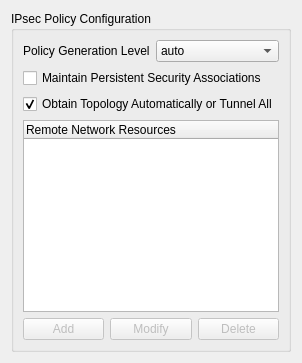
     <widget class="QWidget" name="tabPolicy" >
      <attribute name="title" >
       <string>Policy</string>
      </attribute>
      <layout class="QVBoxLayout" >
       <item>
        <widget class="QGroupBox" name="groupBoxPolicy" >
         <property name="title" >
          <string>IPsec Policy Configuration</string>
         </property>
         <layout class="QVBoxLayout" name="verticalLayout" >
          <item>
           <layout class="QHBoxLayout" name="horizontalLayout" >
            <item>
             <widget class="QLabel" name="textLabelPolicyLevel" >
              <property name="text" >
               <string>Policy Generation Level</string>
              </property>
              <property name="wordWrap" >
               <bool>false</bool>
              </property>
             </widget>
            </item>
            <item>
             <widget class="QComboBox" name="comboBoxPolicyLevel" >
              <item>
               <property name="text" >
                <string>auto</string>
               </property>
              </item>
              <item>
               <property name="text" >
                <string>require</string>
               </property>
              </item>
              <item>
               <property name="text" >
                <string>unique</string>
               </property>
              </item>
              <item>
               <property name="text" >
                <string>shared</string>
               </property>
              </item>
             </widget>
            </item>
           </layout>
          </item>
          <item>
           <widget class="QCheckBox" name="checkBoxPolicyNailed" >
            <property name="text" >
             <string>Maintain Persistent Security Associations</string>
            </property>
            <property name="checked" >
             <bool>false</bool>
            </property>
            <property name="autoRepeat" >
             <bool>false</bool>
            </property>
           </widget>
          </item>
          <item>
           <widget class="QCheckBox" name="checkBoxPolicyAuto" >
            <property name="text" >
             <string>Obtain Topology Automatically or Tunnel All</string>
            </property>
            <property name="checked" >
             <bool>true</bool>
            </property>
            <property name="autoRepeat" >
             <bool>false</bool>
            </property>
           </widget>
          </item>
          <item>
           <widget class="QTreeWidget" name="treeWidgetPolicies" >
            <column>
             <property name="text" >
              <string>Remote Network Resources</string>
             </property>
            </column>
           </widget>
          </item>
          <item>
           <layout class="QHBoxLayout" >
            <item>
             <widget class="QPushButton" name="pushButtonPolicyAdd" >
              <property name="enabled" >
               <bool>false</bool>
              </property>
              <property name="sizePolicy" >
               <sizepolicy vsizetype="Fixed" hsizetype="MinimumExpanding" >
                <horstretch>0</horstretch>
                <verstretch>0</verstretch>
               </sizepolicy>
              </property>
              <property name="text" >
               <string>Add</string>
              </property>
             </widget>
            </item>
            <item>
             <widget class="QPushButton" name="pushButtonPolicyMod" >
              <property name="enabled" >
               <bool>false</bool>
              </property>
              <property name="sizePolicy" >
               <sizepolicy vsizetype="Fixed" hsizetype="MinimumExpanding" >
                <horstretch>0</horstretch>
                <verstretch>0</verstretch>
               </sizepolicy>
              </property>
              <property name="text" >
               <string>Modify</string>
              </property>
             </widget>
            </item>
            <item>
             <widget class="QPushButton" name="pushButtonPolicyDel" >
              <property name="enabled" >
               <bool>false</bool>
              </property>
              <property name="sizePolicy" >
               <sizepolicy vsizetype="Fixed" hsizetype="MinimumExpanding" >
                <horstretch>0</horstretch>
                <verstretch>0</verstretch>
               </sizepolicy>
              </property>
              <property name="text" >
               <string>Delete</string>
              </property>
             </widget>
            </item>
           </layout>
          </item>
         </layout>
        </widget>
       </item>
      </layout>
     </widget>
